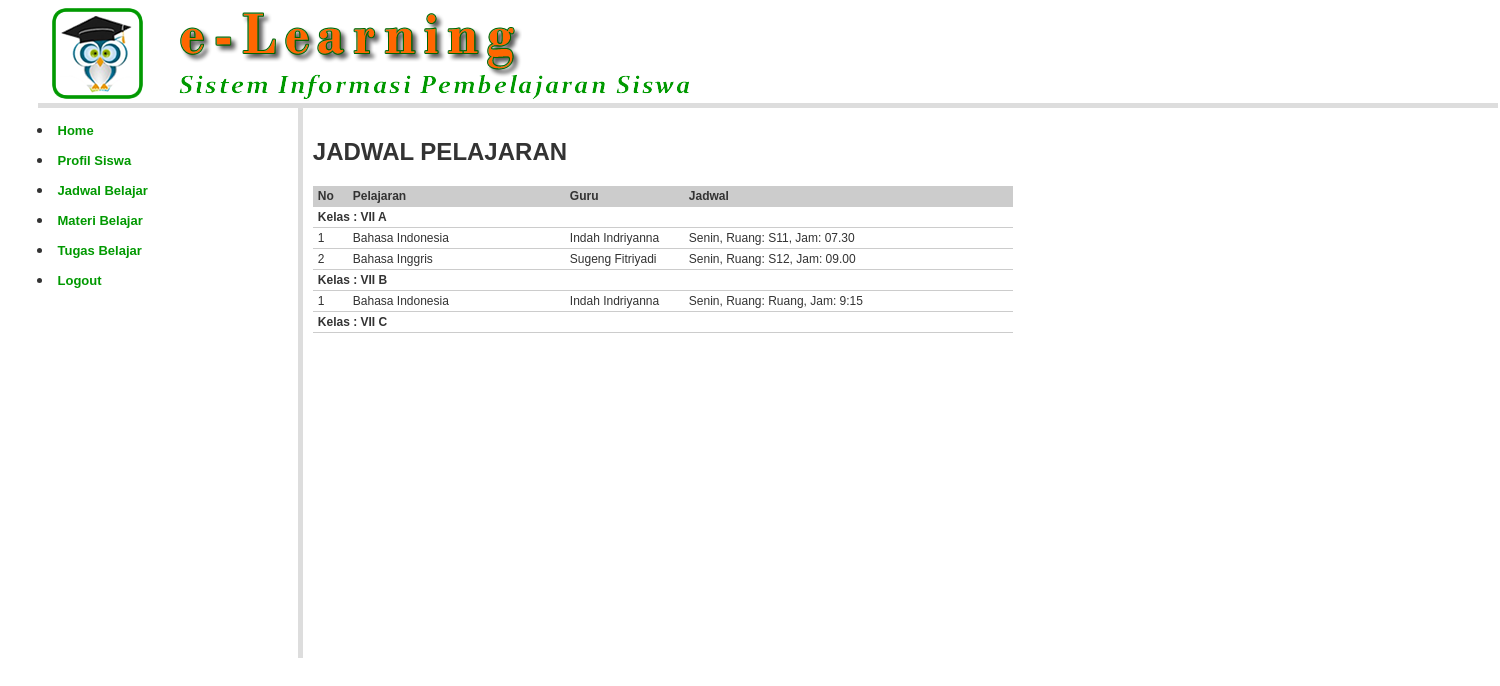
/?open=Jadwal-Tampil (signed in), run on the app's committed database.
### tables this page shows
CREATE TABLE `kelas` (
  `kd_kelas` char(3) NOT NULL,
  `nm_kelas` varchar(100) NOT NULL,
  `kd_guru` char(4) NOT NULL
);

CREATE TABLE `mengajar` (
  `kd_mengajar` char(5) NOT NULL,
  `kd_kelas` char(3) NOT NULL,
  `kd_pelajaran` char(3) NOT NULL,
  `kd_guru` char(4) NOT NULL,
  `hari` varchar(100) NOT NULL,
  `jam` varchar(5) NOT NULL,
  `ruang` varchar(5) NOT NULL
);

CREATE TABLE `pelajaran` (
  `kd_pelajaran` char(3) NOT NULL,
  `nm_pelajaran` varchar(100) NOT NULL
);

CREATE TABLE `guru` (
  `kd_guru` char(4) NOT NULL,
  `nm_guru` varchar(100) NOT NULL,
  `kelamin` char(1) NOT NULL,
  `alamat` varchar(200) NOT NULL,
  `no_telepon` varchar(20) NOT NULL,
  `username` varchar(20) NOT NULL,
  `password` varchar(200) NOT NULL
);

### jadwal_tampil.php (the view, shortened to what this page needs)
<?php
include_once "library/inc.connection.php";
?>
<h2> JADWAL PELAJARAN </h2>
<table class="table-list" width="700" border="0" cellspacing="1" cellpadding="3">
  <tr>
    <td width="5%" bgcolor="#CCCCCC"><strong>No</strong></td>
    <td width="31%" bgcolor="#CCCCCC"><strong>Pelajaran</strong></td>
    <td width="17%" bgcolor="#CCCCCC"><strong>Guru</strong></td>
    <td width="47%" bgcolor="#CCCCCC"><strong>Jadwal</strong></td>
  </tr>
<?php
$mySql	= "SELECT * FROM kelas ORDER BY kd_kelas";
$myQry 	= mysql_query($mySql, $koneksidb)  or die ("Query  1 salah : ".mysql_error());
while ($myData = mysql_fetch_array($myQry)) {
	$kodeKelas	= $myData['kd_kelas'];
?>
  <tr>
    <td colspan="4"> <b> Kelas : <?php echo $myData['nm_kelas']; ?> </b> </td>
  </tr>
<?php
$my2Sql 	= "SELECT mengajar.*, kelas.nm_kelas, pelajaran.nm_pelajaran, guru.nm_guru
			FROM mengajar
			LEFT JOIN pelajaran ON mengajar.kd_pelajaran = pelajaran.kd_pelajaran
			LEFT JOIN kelas ON mengajar.kd_kelas = kelas.kd_kelas
			LEFT JOIN guru ON mengajar.kd_guru = guru.kd_guru
			WHERE mengajar.kd_kelas = '$kodeKelas'
			ORDER BY mengajar.kd_mengajar ASC";
$my2Qry 	= mysql_query($my2Sql, $koneksidb)  or die ("Query  2 salah : ".mysql_error());
$nomor  = 0;
while ($my2Data = mysql_fetch_array($my2Qry)) {
	$nomor++;
?>
  <tr>
    <td><?php echo $nomor; ?> </td>
    <td><?php echo $my2Data['nm_pelajaran']; ?> </td>
    <td><?php echo $my2Data['nm_guru']; ?> </td>
    <td><?php echo $my2Data['hari'].", Ruang: ".$my2Data['ruang'].", Jam: ".$my2Data['jam']; ?> </td>
  </tr>
<?php } } ?>
</table>

### styles/style.css (style rules this page uses)
body { margin:0px auto 0px; padding:3px; font-family:"Arial"; font-size:12px; color:#333; width:95%; background-position:top; background-color:#fff; }
.table-main td { color: #333; border-collapse: collapse; vertical-align: center; padding: 0px; border:none; }
.table-list { clear: both; text-align: left; border-collapse: collapse; margin: 0px 0px 10px 0px; background:#fff; }
.table-list td { color: #333; font-size:12px; border-color: #fff; border-collapse: collapse; vertical-align: center; padding: 3px 5px; border-bottom:1px #CCCCCC solid; }

### data on the page
kelas: nm_kelas "VII A"
mengajar: kd_pelajaran.nm_pelajaran "Bahasa Indonesia", kd_guru.nm_guru "Indah Indriyanna", hari "Senin", ruang "S11", jam "07.30"
mengajar: kd_pelajaran.nm_pelajaran "Bahasa Inggris", kd_guru.nm_guru "Sugeng Fitriyadi", hari "Senin", ruang "S12", jam "09.00"
kelas: nm_kelas "VII B"
mengajar: kd_pelajaran.nm_pelajaran "Bahasa Indonesia", kd_guru.nm_guru "Indah Indriyanna", hari "Senin", ruang "Ruang", jam "9:15"
kelas: nm_kelas "VII C"
